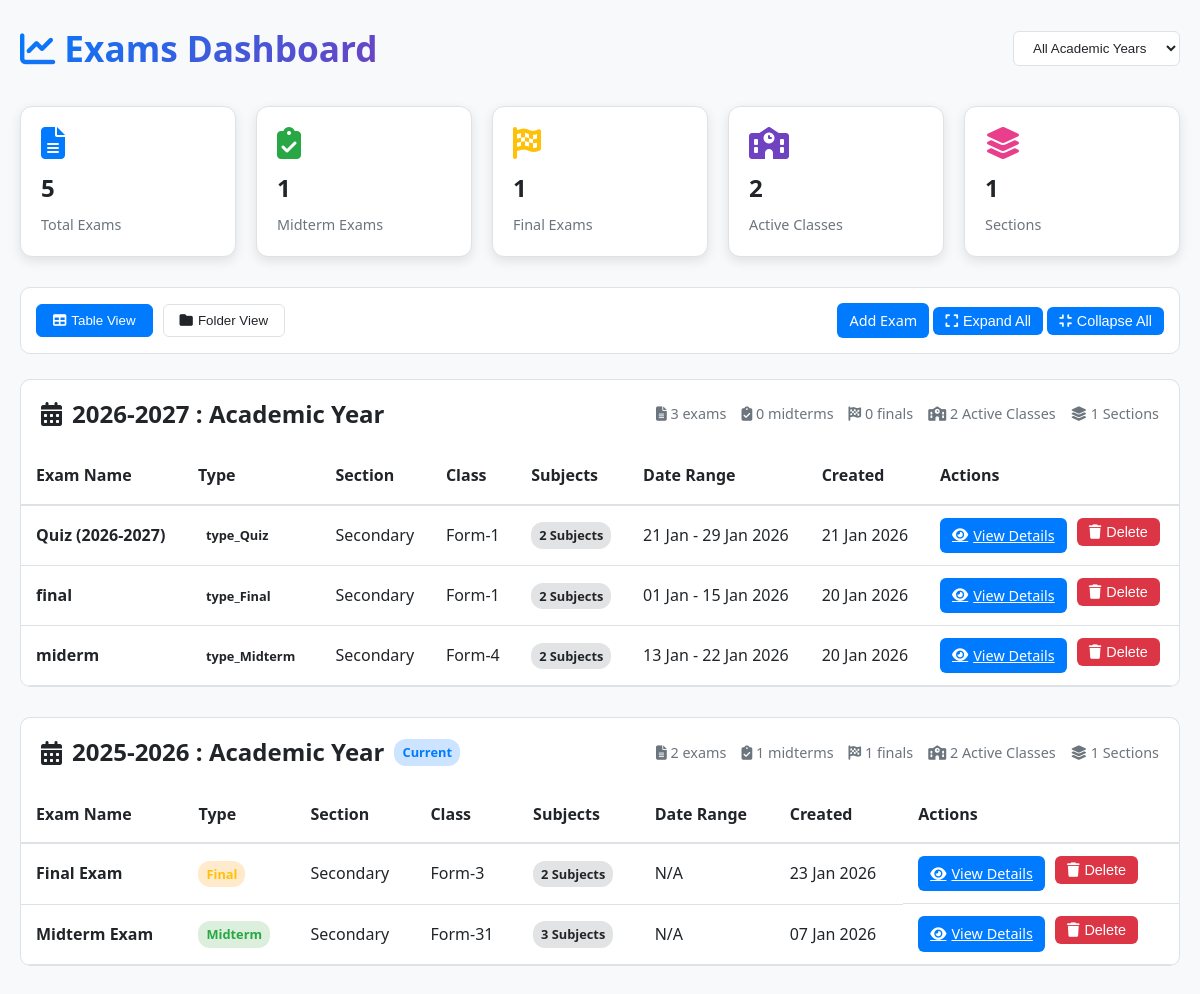
The app's page /views/admin/exams/exams.php (signed in) with its own data.
### tables this page shows
CREATE TABLE `app_settings` (
  `id` int(11) NOT NULL,
  `app_name` varchar(150) DEFAULT 'Admin Panel',
  `logo_path` varchar(255) DEFAULT NULL,
  `show_type` enum('text','logo') DEFAULT 'text',
  `updated_at` timestamp NOT NULL DEFAULT current_timestamp() ON UPDATE current_timestamp(),
  `language_id` int(11) DEFAULT 1
);

CREATE TABLE `exams` (
  `id` int(11) NOT NULL,
  `name` varchar(200) NOT NULL,
  `exam_type` varchar(100) DEFAULT NULL,
  `class_id` int(11) DEFAULT NULL,
  `academic_year` varchar(9) NOT NULL,
  `is_deleted` tinyint(1) NOT NULL DEFAULT 0,
  `section_id` int(11) DEFAULT NULL,
  `start_date` date DEFAULT NULL,
  `end_date` date DEFAULT NULL,
  `created_at` timestamp NOT NULL DEFAULT current_timestamp(),
  `status` varchar(20) NOT NULL DEFAULT 'active'
);

### views/admin/exams/exams.php (the view, shortened to what this page needs)
<?php
require_once __DIR__ . '/../../../config/db.php';
$settings = $conn->query("SELECT language_id FROM app_settings ORDER BY id DESC LIMIT 1")->fetch_assoc();
$currentLangId = $settings['language_id'] ?? 1;
function t($key, $replacements = []) {
    global $translations, $currentLangId;
    $text = $translations[$currentLangId][$key] ?? $key;
    return $text;
}
$current_academic_year = '2025-2026';
$sql = "
SELECT
    e.id AS exam_id,
    e.name AS exam_name,
    e.exam_type,
    e.class_id,
    e.section_id,
    e.academic_year,
    e.start_date,
    e.end_date,
    e.created_at,
    e.status,
    c.name AS class_name,
    s.name AS section_name,
    COUNT(DISTINCT es.id) AS subject_count
FROM exams e
LEFT JOIN classes c ON c.id = e.class_id AND c.id IS NOT NULL
LEFT JOIN sections s ON s.id = e.section_id AND s.id IS NOT NULL
LEFT JOIN exam_subjects es ON es.exam_id = e.id
WHERE e.is_deleted = 0
    AND e.status = 'active'
    AND c.id IS NOT NULL
    AND s.id IS NOT NULL
GROUP BY e.id, e.name, e.exam_type, e.class_id, e.section_id, e.academic_year,
         e.start_date, e.end_date, e.created_at, e.status, c.name, s.name
ORDER BY e.academic_year DESC, e.created_at DESC
";
$result = $conn->query($sql);
$exams_by_year = [];
$summary_by_year = [];
$all_years = [];
while ($row = $result->fetch_assoc()) {
    $year = $row['academic_year'];
    $section_id = $row['section_id'];
    $class_id = $row['class_id'];
    if (!isset($exams_by_year[$year])) {
        $exams_by_year[$year] = [];
        $summary_by_year[$year] = [
            'total' => 0,
            'midterm' => 0,
            'final' => 0,
            'classes' => [],
            'sections' => []
        ];
        $all_years[] = $year;
    }
    if (!isset($exams_by_year[$year][$section_id])) {
        $exams_by_year[$year][$section_id] = [
            'name' => $row['section_name'],
            'classes' => []
        ];
    }
    if (!isset($exams_by_year[$year][$section_id]['classes'][$class_id])) {
        $exams_by_year[$year][$section_id]['classes'][$class_id] = [
            'name' => $row['class_name'],
            'exams' => []
        ];
    }
    $exams_by_year[$year][$section_id]['classes'][$class_id]['exams'][] = [
        'id' => $row['exam_id'],
        'name' => $row['exam_name'],
        'type' => $row['exam_type'],
        'subjects' => $row['subject_count'],
        'start_date' => $row['start_date'],
        'end_date' => $row['end_date'],
        'created_at' => $row['created_at']
    ];
    $summary_by_year[$year]['total']++;
    if ($row['exam_type'] == 'midterm') {
        $summary_by_year[$year]['midterm']++;
    } elseif ($row['exam_type'] == 'final') {
        $summary_by_year[$year]['final']++;
    }
    $summary_by_year[$year]['classes'][$class_id] = true;
    $summary_by_year[$year]['sections'][$section_id] = true;
}
$overall_summary = [
    'total' => 0,
    'midterm' => 0,
    'final' => 0,
    'classes' => 0,
    'sections' => 0
];
foreach ($summary_by_year as $year => $summary) {
    $overall_summary['total'] += $summary['total'];
    $overall_summary['midterm'] += $summary['midterm'];
    $overall_summary['final'] += $summary['final'];
    $overall_summary['classes'] = max($overall_summary['classes'], count($summary['classes']));
    $overall_summary['sections'] = max($overall_summary['sections'], count($summary['sections']));
}
function format_date($date, $format = 'd M Y') {
    return date($format, strtotime($date));
}
?>
<!DOCTYPE html>
<html lang="<?= $currentLangId == 2 ? 'ar' : 'en' ?>" dir="<?= $currentLangId == 2 ? 'rtl' : 'ltr' ?>">
<head>
    <link rel="stylesheet" href="https://cdnjs.cloudflare.com/ajax/libs/font-awesome/6.4.0/css/all.min.css">
</head>
<body>
    <div class="container">
        <div class="header">
            <h1><i class="fas fa-chart-line"></i> <?= t('header_title') ?></h1>
            <div class="year-filter">
                <select id="yearFilter">
                    <option value="all"><?= t('year_filter_all') ?></option>
                </select>
            </div>
        </div>
        <div class="summary-grid">
            <div class="summary-card total">
                <i class="fas fa-file-alt"></i>
                <h3><?= $overall_summary['total'] ?></h3>
                <p><?= t('summary_total_exams') ?></p>
            </div>
            <div class="summary-card midterm">
                <i class="fas fa-clipboard-check"></i>
                <h3><?= $overall_summary['midterm'] ?></h3>
                <p><?= t('summary_midterm_exams') ?></p>
            </div>
            <div class="summary-card final">
                <i class="fas fa-flag-checkered"></i>
                <h3><?= $overall_summary['final'] ?></h3>
                <p><?= t('summary_final_exams') ?></p>
            </div>
            <div class="summary-card classes">
                <i class="fas fa-school"></i>
                <h3><?= $overall_summary['classes'] ?></h3>
                <p><?= t('summary_active_classes') ?></p>
            </div>
            <div class="summary-card sections">
                <i class="fas fa-layer-group"></i>
                <h3><?= $overall_summary['sections'] ?></h3>
                <p><?= t('summary_sections') ?></p>
            </div>
        </div>
        <div class="controls">
            <div class="view-toggle">
                <button class="toggle-btn active" data-view="table">
                    <i class="fas fa-table"></i> <?= t('btn_table_view') ?>
                </button>
                <button class="toggle-btn" data-view="folder">
                    <i class="fas fa-folder"></i> <?= t('btn_folder_view') ?>
                </button>
            </div>
            <div>
                <a href="add_exam.php" class="btn btn-view" style="text-decoration: none;"><?= t('btn_add_exam') ?></a>
                <button class="btn btn-view" id="expandAll">
                    <i class="fas fa-expand"></i> <?= t('btn_expand_all') ?>
                </button>
                <button class="btn btn-view" id="collapseAll">
                    <i class="fas fa-compress"></i> <?= t('btn_collapse_all') ?>
                </button>
            </div>
        </div>
        <div id="dashboardContent">
            <?php if (empty($exams_by_year)): ?>
                <div class="empty-state">
                    <i class="fas fa-inbox"></i>
                    <h3><?= t('empty_title') ?></h3>
                    <p><?= t('empty_message') ?></p>
                </div>
            <?php else: ?>
                <?php foreach ($exams_by_year as $year => $sections): ?>
                    <div class="year-section" data-year="<?= htmlspecialchars($year) ?>">
                        <div class="year-header">
                           <h2>
                            <i class="fas fa-calendar-alt"></i>
                            <?= htmlspecialchars($year) ?> : <?= t('Academic Year') ?>
                            <?php if ($year == $current_academic_year): ?>
                                <span class="badge" style="background: rgba(0,123,255,0.2); color: var(--primary-color);">
                                    <?= t('current_badge') ?>
                                </span>
                            <?php endif; ?>
                        </h2>
                            <div class="year-summary">
                                <span><i class="fas fa-file-alt"></i> <?= $summary_by_year[$year]['total'] ?> <?= t('year_summary_exams') ?></span>
                                <span><i class="fas fa-clipboard-check"></i> <?= $summary_by_year[$year]['midterm'] ?> <?= t('year_summary_midterms') ?></span>
                                <span><i class="fas fa-flag-checkered"></i> <?= $summary_by_year[$year]['final'] ?> <?= t('year_summary_finals') ?></span>
                                <span><i class="fas fa-school"></i> <?= count($summary_by_year[$year]['classes']) ?> <?= t('summary_active_classes') ?></span>
                                <span><i class="fas fa-layer-group"></i> <?= count($summary_by_year[$year]['sections']) ?> <?= t('summary_sections') ?></span>
                            </div>
                        </div>
                        <div class="year-content">
                            <div class="table-view">
                                <table class="exams-table">
                                    <thead>
                                        <tr>
                                            <th><?= t('table_exam_name') ?></th>
                                            <th><?= t('table_type') ?></th>
                                            <th><?= t('table_section') ?></th>
                                            <th><?= t('table_class') ?></th>
                                            <th><?= t('table_subjects') ?></th>
                                            <th><?= t('table_date_range') ?></th>
                                            <th><?= t('table_created') ?></th>
                                            <th><?= t('table_actions') ?></th>
                                        </tr>
                                    </thead>
                                    <tbody>
                                        <?php foreach ($sections as $section_id => $section): ?>
                                            <?php foreach ($section['classes'] as $class_id => $class): ?>
                                                <?php foreach ($class['exams'] as $exam): ?>
                                                    <tr data-year="<?= htmlspecialchars($year) ?>"
                                                        data-section="<?= htmlspecialchars($section_id) ?>"
                                                        data-class="<?= htmlspecialchars($class_id) ?>">
                                                        <td>
                                                            <strong><?= htmlspecialchars($exam['name']) ?></strong>
                                                        </td>
                                                        <td>
                                                            <span class="badge <?= $exam['type'] ?>">
                                                                <?= t('type_' . $exam['type']) ?>
                                                            </span>
                                                        </td>
                                                        <td><?= htmlspecialchars($section['name']) ?></td>
                                                        <td><?= htmlspecialchars($class['name']) ?></td>
                                                        <td>
                                                            <?php if ($exam['subjects'] > 0): ?>
                                                                <span class="badge" style="background: rgba(108,117,125,0.2);">
                                                                    <?= $exam['subjects'] ?> <?= t('table_subjects') ?>
                                                                </span>
                                                            <?php else: ?>
                                                                <span class="badge" style="background: rgba(220,53,69,0.2); color: var(--danger-color);">
                                                                    <?= t('btn_delete_no_subjects') ?>
                                                                </span>
                                                            <?php endif; ?>
                                                        </td>
                                                        <td>
                                                            <?php if ($exam['start_date'] && $exam['end_date']): ?>
                                                                <?= format_date($exam['start_date'], 'd M') ?> - <?= format_date($exam['end_date'], 'd M Y') ?>
                                                            <?php else: ?>
                                                                <?= t('date_n_a') ?>
                                                            <?php endif; ?>
                                                        </td>
                                                        <td><?= format_date($exam['created_at']) ?></td>
                                                        <td class="actions">
                                                            <a href="exam_details.php?exam_id=<?= $exam['id'] ?>&class_id=<?= $class_id ?>&section_id=<?= $section_id ?>"
                                                               class="btn btn-view">
                                                                <i class="fas fa-eye"></i> <?= t('btn_view_details') ?>
                                                            </a>
                                                            <form action="exam_delete.php" method="POST" style="display: inline;">
                                                                <button type="submit"
                                                                        class="btn btn-delete"
                                                                        onclick="return confirm('<?= t('btn_delete_confirm') ?>');">
                                                                    <i class="fas fa-trash"></i> <?= t('btn_delete') ?>
                                                                </button>
                                                            </form>
                                                        </td>
                                                    </tr>
                                                <?php endforeach; ?>
                                            <?php endforeach; ?>
                                        <?php endforeach; ?>
                                    </tbody>
                                </table>
                            </div>
                        </div>
                    </div>
                <?php endforeach; ?>
            <?php endif; ?>
        </div>
    </div>
</body>
</html>
</body>
</html>

### records on screen
app_settings: language "Exams Dashboard", language "All Academic Years", language "Total Exams", language "Midterm Exams", language "Final Exams", language "Active Classes", language "Sections", language "Table View", language "Folder View", language "Add Exam", language "Expand All", language "Collapse All", language "Academic Year", language "exams", language "midterms", language "finals", language "Exam Name", language "Type", language "Section", language "Class", language "Subjects", language "Date Range", language "Created", language "Actions", language "View Details", language "Delete", language "Current", language "N/A"
exams: name "Quiz (2026-2027)", exam_type.language_id "type_Quiz", name "Secondary", name "Form-1", subjects "2", start_date "21 Jan", end_date "29 Jan 2026", created_at "21 Jan 2026"
exams: name "final", exam_type.language_id "type_Final", name "Secondary", name "Form-1", subjects "2", start_date "01 Jan", end_date "15 Jan 2026", created_at "20 Jan 2026"
exams: name "miderm", exam_type.language_id "type_Midterm", name "Secondary", name "Form-4", subjects "2", start_date "13 Jan", end_date "22 Jan 2026", created_at "20 Jan 2026"
exams: name "Final Exam", exam_type.language_id "Final", name "Secondary", name "Form-3", subjects "2", created_at "23 Jan 2026"
exams: name "Midterm Exam", exam_type.language_id "Midterm", name "Secondary", name "Form-31", subjects "3", created_at "07 Jan 2026"

### other values on screen
$overall_summary['total'] "5"
$overall_summary['midterm'] "1"
$overall_summary['final'] "1"
$overall_summary['classes'] "2"
$overall_summary['sections'] "1"
$year "2026-2027"
$summary_by_year[$year]['total'] "3"
$summary_by_year[$year]['midterm'] "0"
$summary_by_year[$year]['final'] "0"
count($summary_by_year[$year]['classes']) "2"
count($summary_by_year[$year]['sections']) "1"
$year "2025-2026"
$summary_by_year[$year]['total'] "2"
$summary_by_year[$year]['midterm'] "1"
$summary_by_year[$year]['final'] "1"
